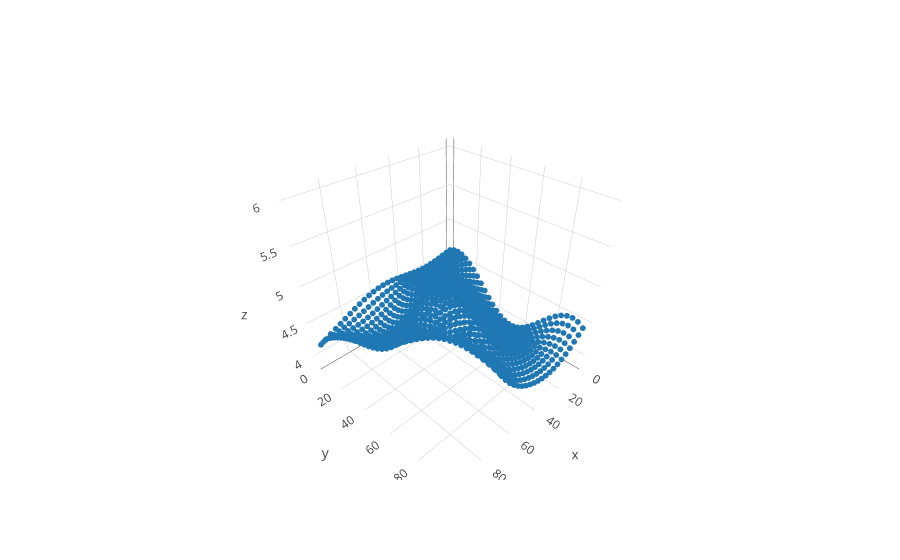
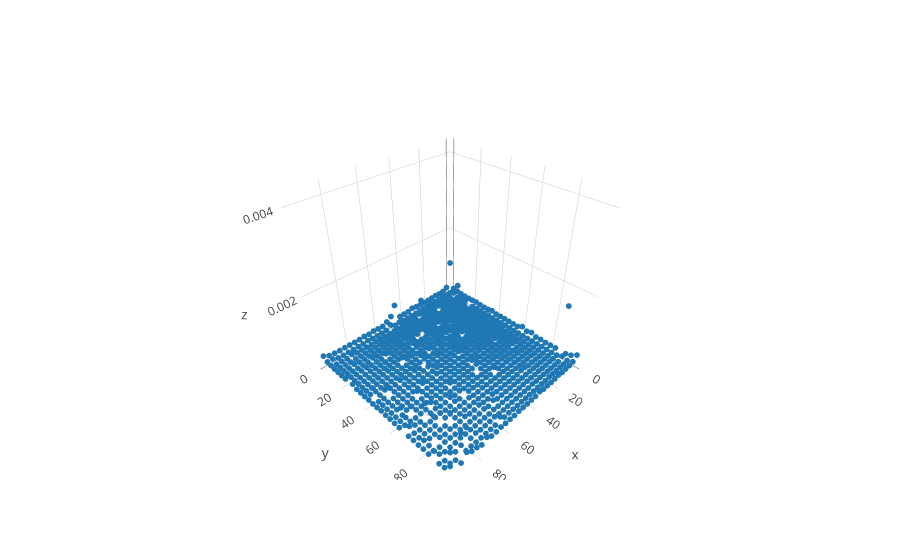

Notebook source saved alongside these figures, in order:
### Code cell
from gp3.utils.kron import kron_list

inf_svi.run(1000)

iplot([go.Scatter3d(x = X[:,0], y = X[:,1], z=inf_svi.predict(), mode = 'markers', marker=dict(size = 2,), name = 'SVI posterior mean')])
iplot([go.Scatter3d(x = X[:,0], y = X[:,1], z=np.exp(inf_svi.q_S), mode = 'markers', marker=dict(size = 2,), name = 'SVI posterior mean')])

### Figure 1 — Plotly figure (JSON) as saved in the notebook; plotly's stock layout.template omitted (floating-point values rounded to 4 significant figures; data arrays with more than 128 entries replaced by an {"elided": "..."} marker saying what was removed)
{"data": [{"marker": {"size": 2}, "mode": "markers", "name": "SVI posterior mean", "type": "scatter3d", "x": {"elided": "900 float values"}, "y": {"elided": "900 float values"}, "z": {"elided": "900 float values"}}], "layout": {}}

### Figure 2 — Plotly figure (JSON) as saved in the notebook; plotly's stock layout.template omitted (floating-point values rounded to 4 significant figures; data arrays with more than 128 entries replaced by an {"elided": "..."} marker saying what was removed)
{"data": [{"marker": {"size": 2}, "mode": "markers", "name": "SVI posterior mean", "type": "scatter3d", "x": {"elided": "900 float values"}, "y": {"elided": "900 float values"}, "z": {"elided": "900 float values"}}], "layout": {}}
